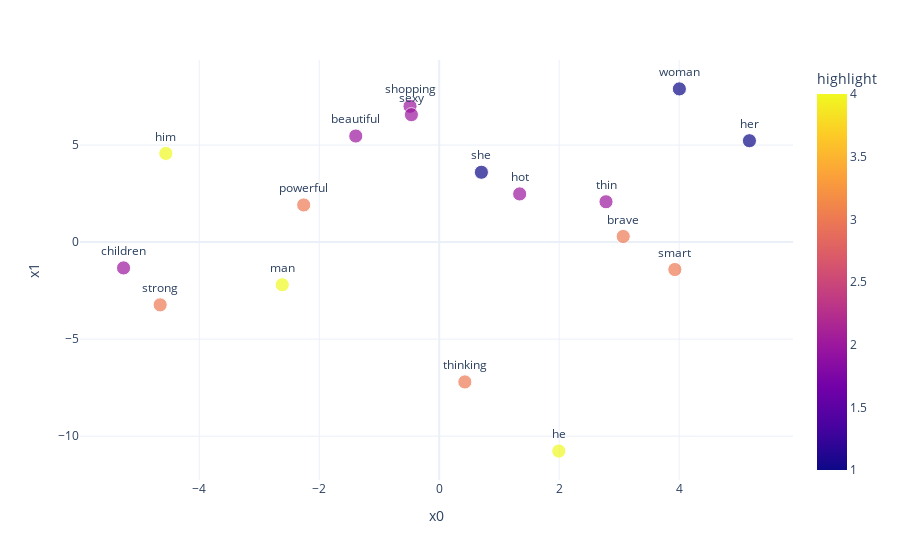

The notebook cell this image was saved under:
### Code cell
import plotly.express as px 

fig = px.scatter(sub_df, 
                 x = "x0", 
                 y = "x1", 
                 color = "highlight",
                 size = list(sub_df["size"]),
                 size_max = 10,
                 hover_name = "word", 
                 text = "word")

fig.update_traces(textposition='top center')


fig.show()

### Figure 1 — Plotly figure (JSON) as saved in the notebook; plotly's stock layout.template omitted (floating-point values rounded to 4 significant figures)
{"data": [{"hovertemplate": "<b>%{hovertext}</b><br><br>x0=%{x}<br>x1=%{y}<br>size=%{marker.size}<br>word=%{text}<br>highlight=%{marker.color}<extra></extra>", "hovertext": ["her", "man", "woman", "beautiful", "hot", "powerful", "she", "he", "shopping", "smart", "sexy", "him", "children", "thinking", "strong", "thin", "brave"], "legendgroup": "", "marker": {"color": [1, 4, 1, 2, 2, 3, 1, 4, 2, 3, 2, 4, 2, 3, 3, 2, 3], "coloraxis": "coloraxis", "size": [51, 51, 51, 51, 51, 51, 51, 51, 51, 51, 51, 51, 51, 51, 51, 51, 51], "sizemode": "area", "sizeref": 0.51, "symbol": "circle"}, "mode": "markers+text", "name": "", "orientation": "v", "showlegend": false, "text": ["her", "man", "woman", "beautiful", "hot", "powerful", "she", "he", "shopping", "smart", "sexy", "him", "children", "thinking", "strong", "thin", "brave"], "textposition": "top center", "type": "scatter", "x": [5.172, -2.616, 4.003, -1.391, 1.342, -2.259, 0.7033, 1.994, -0.4866, 3.928, -0.4632, -4.557, -5.262, 0.4277, -4.652, 2.781, 3.068], "xaxis": "x", "y": [5.225, -2.197, 7.895, 5.467, 2.483, 1.915, 3.599, -10.77, 6.998, -1.413, 6.567, 4.572, -1.33, -7.205, -3.234, 2.079, 0.2911], "yaxis": "y"}], "layout": {"coloraxis": {"colorbar": {"title": {"text": "highlight"}}, "colorscale": [[0, "#0d0887"], [0.1111, "#46039f"], [0.2222, "#7201a8"], [0.3333, "#9c179e"], [0.4444, "#bd3786"], [0.5556, "#d8576b"], [0.6667, "#ed7953"], [0.7778, "#fb9f3a"], [0.8889, "#fdca26"], [1, "#f0f921"]]}, "legend": {"itemsizing": "constant", "tracegroupgap": 0}, "margin": {"t": 60}, "xaxis": {"anchor": "y", "domain": [0, 1], "title": {"text": "x0"}}, "yaxis": {"anchor": "x", "domain": [0, 1], "title": {"text": "x1"}}}}
